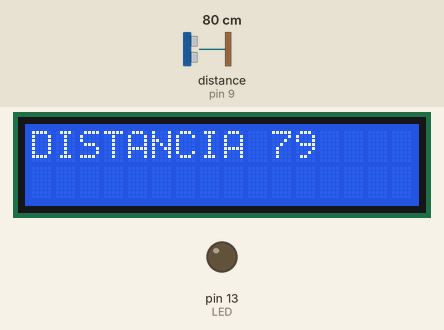
The sketch below on a simulated Arduino Uno, built with avr-gcc and run on an emulated ATmega328P. Shown: 16×2 character LCD, output pins drawn as LEDs (lit = HIGH). Wiring (inferred from the names in the program): ultrasonic range finder: trigger pin 10; echo pin 9. The test bench sets the inputs (shaded band); at power-on: distance to the obstacle (sensor on pin 9) 80 cm. The echo pulse lasts 58.3 µs per cm; pins used as bus, display or sensor lines are not drawn.

Above: at 1.2 s.
1.3 s: distance to the obstacle (sensor on pin 9) set to 2 cm
At 1.35 s:
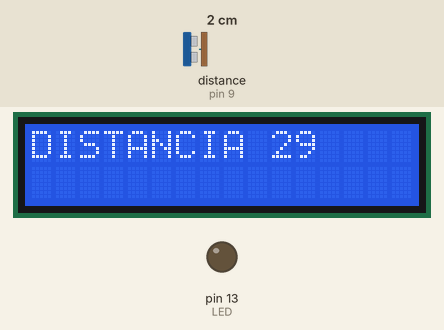
2.8 s: distance to the obstacle (sensor on pin 9) set to 60 cm
At 3.9 s:
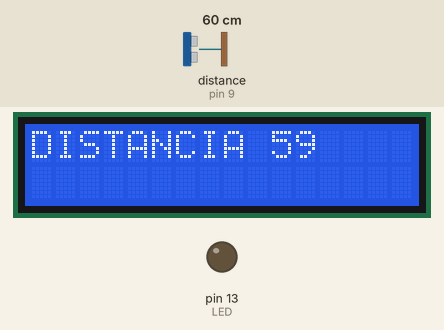
4.3 s: distance to the obstacle (sensor on pin 9) set to 9 cm
At 4.34 s:
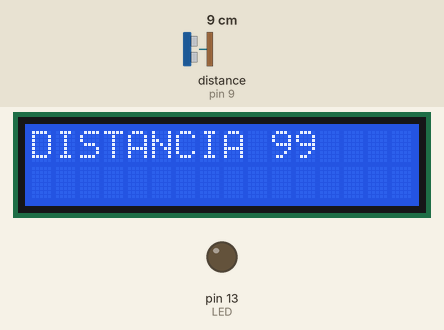

The sketch:

TP7a.ino
```cpp
#include <Wire.h> // libreria de comunicacion por I2C
#include <LCD.h> // libreria para funciones de LCD
#include <LiquidCrystal_I2C.h> // libreria para LCD por I2C
LiquidCrystal_I2C lcd (0x27, 2, 1, 0, 4, 5, 6, 7); // DIR, E, RW, RS, D4, D5, D6, D7
int TIEMPO;
int TRIG = 10;
int ECO = 9;
int LED = 13;
int DURACION0;
int DURACION1;
int DURACION2;
int DISTANCIA0;
int DISTANCIA1;
int DISTANCIA2;
void setup() {
  // put your setup code here, to run once:

      lcd.setBacklightPin(3,POSITIVE);  // puerto P3 de PCF8574 como positivo
    lcd.setBacklight(HIGH);   // habilita iluminacion posterior de LCD
    lcd.begin(16, 2);     // 16 columnas por 2 lineas para LCD 1602A
    lcd.clear();
pinMode(TRIG, OUTPUT);
pinMode(ECO, INPUT);
pinMode(LED, OUTPUT);


}

void loop() {
  // put your main code here, to run repeatedly:
  digitalWrite(TRIG, HIGH);
  delay(1);
  digitalWrite(TRIG, LOW);
  DURACION0 = pulseIn(ECO, HIGH);
  DISTANCIA0 = DURACION0 / 58.2;
  lcd.setCursor(0, 0);
 lcd.print("DISTANCIA ");
  lcd.print(DISTANCIA0);


  }
```

Measured:
- after the input at 1.3 s, the display: first changes at once (image 1 shows a later state)
- after the input at 2.8 s, the display: first differs from a run without the input at once (image 2 shows a later state)
- after the input at 4.3 s, the display: first changes at once (image 3 shows a later state)
